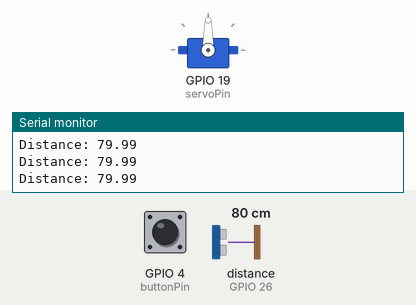
This sketch was run on a simulated ESP32. On the bench: servo, the last lines printed to the serial monitor. Wiring (inferred from the names in the program): ultrasonic range finder: trigger GPIO 27; echo GPIO 26. Inputs (shaded band) come from the test bench; at power-on: GPIO 4 (buttonPin) HIGH, distance to the obstacle (sensor on GPIO 26) 80 cm. The echo pulse lasts 58.3 µs per cm.

Above: at 1.2 s.
1.3 s: GPIO 4 (buttonPin) pulled LOW for 0.15 s
At 2.0 s:
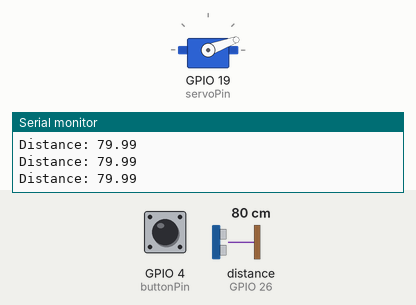
2.9 s: GPIO 4 (buttonPin) pulled LOW for 1 s
At 4.1 s:
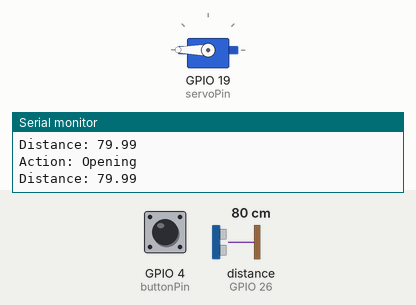
5.4 s: GPIO 4 (buttonPin) pulled LOW for 3.2 s
At 6.0 s:
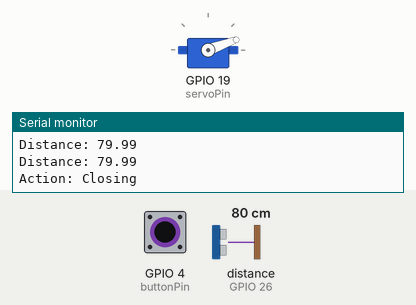
Timing chart, 0 to 8.4 s (numbered marks = the images above; inputs shaded):
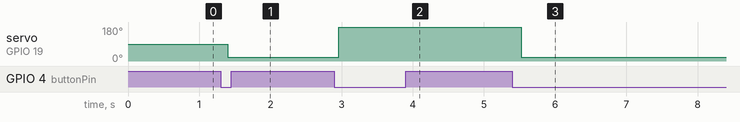

The sketch:

Security_Mode_Gripper.ino
```cpp
#include <ESP32Servo.h>

Servo myservo;
const int servoPin = 19;
const int buttonPin = 4;
const int trigPin = 27;
const int echoPin = 26;
float duration, distance;

const int closeAngle = 20;
const int openAngle = 180;
bool clawIsClosed=false;
void setup() {
  ESP32PWM::allocateTimer(0);
  myservo.setPeriodHertz(50);
  myservo.attach(servoPin, 500, 2400);
  pinMode(trigPin, OUTPUT);//para sensor de ultrassons
  pinMode(echoPin, INPUT);//para sensor de ultrassons

  pinMode(buttonPin, INPUT_PULLUP);

  // Set to 115200 for faster, cleaner communication
  Serial.begin(9600);
  Serial.println("--- System Initialized ---");
}

void loop() {
  int buttonState = digitalRead(buttonPin);
digitalWrite(trigPin, LOW);
  delayMicroseconds(2);
  digitalWrite(trigPin, HIGH);
  delayMicroseconds(10);
  digitalWrite(trigPin, LOW);

  duration = pulseIn(echoPin, HIGH);
  distance = (duration*.0343)/2;
  Serial.print("Distance: ");
  Serial.println(distance);
  delay(10);
  if(clawIsClosed == false && distance<10){
myservo.write(closeAngle);

  } else{

  if (buttonState == LOW ) {
    // We only toggle once per press
    if (clawIsClosed == false) {
      myservo.write(closeAngle);
      clawIsClosed = true;
      Serial.println("Action: Closing");
    } else {
      myservo.write(openAngle);
      clawIsClosed = false;
      Serial.println("Action: Opening");
    }

    // This "While" loop waits for you to let go of the button
    // This prevents the claw from freaking out if it's "Always Pressed"
    while(digitalRead(buttonPin) == LOW) {
      delay(10);
    }
  }
  delay(100);
}
}
```

Measured:
- after the input at 1.3 s, servo on GPIO 19 (servoPin): 90° → 20° after 0.10 s
- after the input at 2.9 s, servo on GPIO 19 (servoPin): 20° → 180° after 0.06 s
- after the input at 5.4 s, servo on GPIO 19 (servoPin): 180° → 20° after 0.12 s
